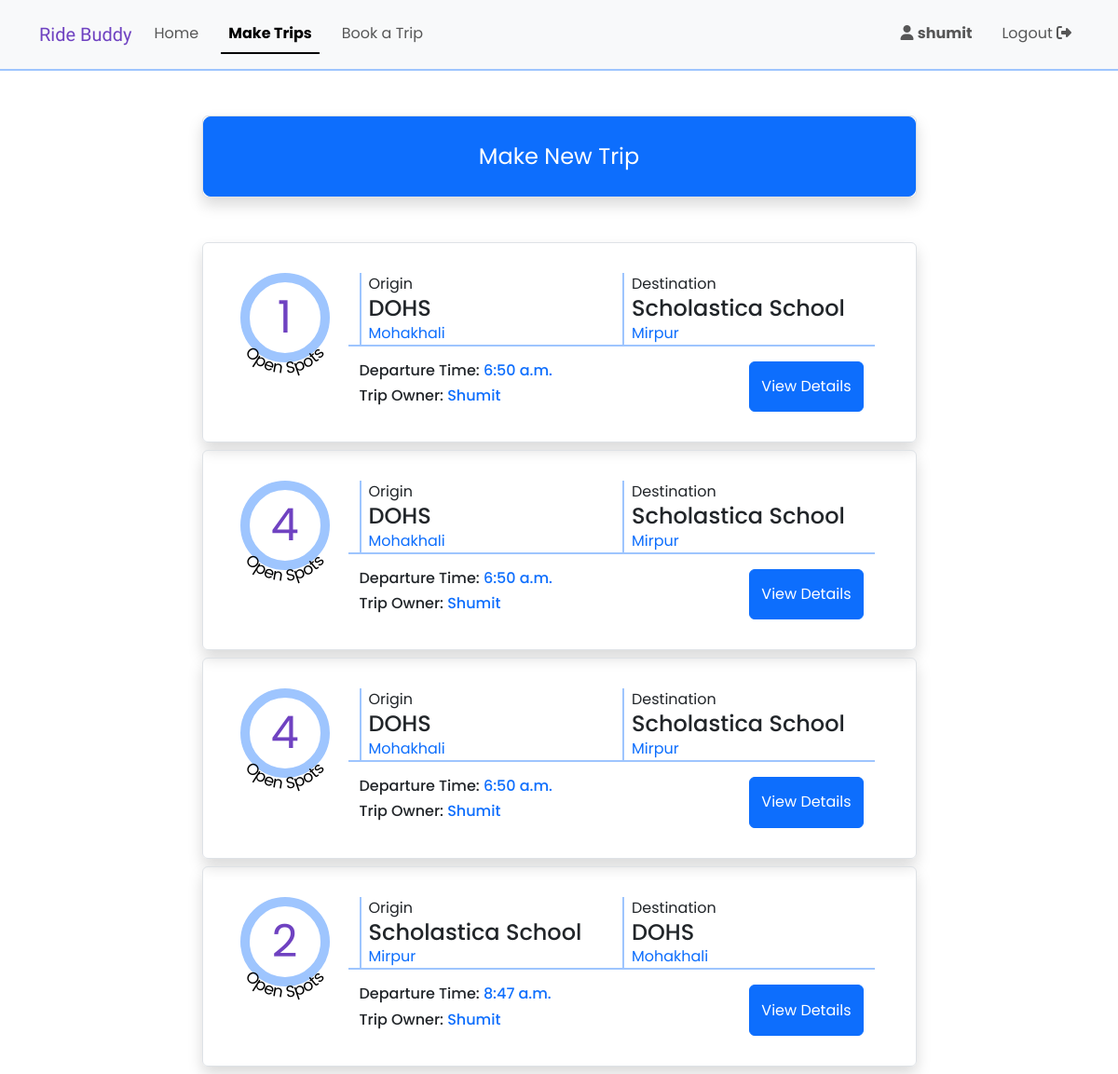
/make_trip (signed in), run on the app's committed database.
### RideSharing/models.py (models this page shows)
class User(AbstractUser):
    pass

class Trips(models.Model):
    origin = models.ForeignKey(Locations, on_delete = models.CASCADE, related_name = 'start_point')
    destination = models.ForeignKey(Locations, on_delete = models.CASCADE, related_name = 'end_point')
    description_text = models.TextField(null=True, blank=True)
    departure_time = models.TimeField()
    open_seats = models.IntegerField()
    valid_till = models.DateField()
    trip_owner = models.ForeignKey(User, on_delete = models.CASCADE)

class Locations(models.Model):
    LOCATION_TYPES = (
        ('school', 'School'),
        ('residential', 'Residential'),
    )
    location_area = models.CharField(max_length=200)
    location_name = models.CharField(max_length=200)
    embarcation_text = models.CharField(max_length=200)
    type = models.CharField(max_length=20, choices=LOCATION_TYPES)
    def __str__(self):
        return f"{self.location_area} - {self.location_name}"

### RideSharing/views.py (the view)
# urls.py: path("make_trip", views.make_trip, name="make_trip"),
@login_required(login_url ='/login')
def make_trip(request):
    active_user = get_object_or_404(User, pk = request.user.id)
    if request.method == "POST":
        new_trip_form = TripsForm(request.POST)
        if new_trip_form.is_valid():
            new_trip_form.cleaned_data["trip_owner"] = active_user
            TripsForm(new_trip_form.cleaned_data).save()
    inital_form = TripsForm(initial={
        'trip_owner' : active_user
    }).render("form_snippets/form.html")
    today = timezone.now().date()
    my_active_trips = Trips.objects.filter(valid_till__gte=today, trip_owner_id = request.user.id)
    my_active_trips_spots = addremaining_spots(my_active_trips)
    return render(request, "make_trip.html", {
        'trip_form': inital_form,
        'my_active_trips': my_active_trips_spots
    })

### RideSharing/utils.py (called while the page is built)
def find_remaining_spots(underlying_trip):
    total_approved_bookings = Spot_Bookings.objects.filter(trip = underlying_trip, approval_status = True).aggregate(Sum('spots_requested'))['spots_requested__sum']
    remaining_spots = underlying_trip.open_seats
    if total_approved_bookings:
        remaining_spots = underlying_trip.open_seats - total_approved_bookings
    return remaining_spots

def addremaining_spots(trips):
    trip_spot = []
    for trip in trips:
        open_spot = find_remaining_spots(trip)
        trip_spot.append({
            'trip': trip,
            'open_spot':open_spot
        })
    return trip_spot

### RideSharing/templates/component_snippets/navbar.html (shortened to what this page needs)
<nav class="navbar navbar-expand-lg bg-body-tertiary border-bottom border-2 border-primary-subtle py-sm-3">
    <div class="container-lg">
        <a class="navbar-brand" href="#" style="color: var(--bs-purple);">
            <span class="logo">
                Ride Buddy
            </span>
        </a>
        <div class="collapse navbar-collapse" id="navbarToggler">
            <ul class="navbar-nav nav-underline me-auto mb-2 mb-lg-0">
                <li class="nav-item">
                    <a class="nav-link" aria-current="page" href="/">Home</a>
                </li>
                <li class="nav-item">
                    <a class="nav-link" href="{% url 'make_trip' %}">Make Trips</a>
                </li>
                <li class="nav-item">
                    <a class="nav-link" href="{% url 'find_trip' %}">Book a Trip</a>
                </li>
            </ul>
            <ul class="navbar-nav nav-underline">
                {% if user.is_authenticated %}
                <li class="nav-item">
                    <a class="nav-link" href="{% url 'mypage' user_id=user.id %}">
                        <div class="position-relative">
                            <i class="fa-solid fa-user"></i>
                            <strong>
                                {{ user.username }}
                            </strong>
                        </div>
                    </a>
                </li>
                <li class="nav-item">
                    <a class="nav-link" href="{% url 'logout' %}">
                        Logout
                        <i class="fa-solid fa-right-from-bracket"></i>
                    </a>
                </li>
                {% endif %}
            </ul>
        </div>
    </div>
</nav>

### RideSharing/templates/component_snippets/trips_list.html (shortened to what this page needs)
{% for trip in trips %}
<div id="trips_box_{{trip.trip.id}}" class="border shadow boxes rounded w-100 mx-auto mb-2">
    <div class="d-flex justify-content-center">
        <div class="mx-2">
            <div style="position: relative;">
                <div class="border-primary-subtle open_seats_container d-flex justify-content-center align-items-center">
                    <div id="open_spots_{{trip.trip.id}}" style="color: var(--bs-purple);">
                        {{trip.open_spot}}
                    </div>
                    <svg viewBox="0 0 200 200" class="position-absolute" style="overflow:visible; z-index: 1; bottom: -12%; left: -6%; width: 112%; height: 112%;">
                        <text font-size="32" fill="black">
                            <textPath href="#textCircle" startOffset="50%" text-anchor="middle">
                                Open Spots
                            </textPath>
                        </text>
                    </svg>
                </div>
            </div>
        </div>
        <div class=" flex-fill px-4">
            <div class="row row-cols-1 gy-3 row-cols-sm-2 border-bottom border-primary-subtle border-2">
                {% include 'component_snippets/location_look.html' with location=trip.trip.origin type='Origin' %}
                {% include 'component_snippets/location_look.html' with location=trip.trip.destination type='Destination' %}
            </div>
            <div class="mt-3 d-sm-flex  justify-content-between">
                <div>
                    <h6>
                        Departure Time: <span class="text-primary">{{trip.trip.departure_time}}</span>
                    </h6>
                    <h6>
                        Trip Owner: <span class="text-primary">{{trip.trip.trip_owner|capfirst}}</span>
                    </h6>
                </div>
                <button class="btn btn-primary" type="button"
                    {% if booking_trips %}
                        onclick="handle_form_fetch(event, true)"
                    {% else %}
                        onclick="handle_form_fetch(event, false)"
                    {% endif %}
                    data-bs-toggle="collapse"
                    data-bs-target="#form_space_{{trip.trip.id}}"
                    data-targettripid="{{trip.trip.id}}"
                    aria-expanded="false">
                    {% if booking_trips %}
                        Book a Spot
                    {% else %}
                        View Details
                    {% endif %}
                </button>
            </div>
        </div>
    </div>
</div>
{% endfor %}

### RideSharing/templates/component_snippets/location_look.html
<div class="col">
    <div class="border-start border-2 border-primary-subtle ps-2">
    {{type}}
        <h4 class="mb-0">
            {{location.location_name}}
        </h4>
        <div class="text-primary">
            {{location.location_area}}
        </div>
    </div>
</div>

### RideSharing/static/styles.css (style rules this page uses)
.boxes { padding: 2rem; max-width: 767px; }
.open_seats_container { border-radius: 50%; border: 10px solid; width: 6rem; height: 6rem; font-size: 3rem; }

### RideSharing/templates/layout.html (style rules this page uses)
body { font-family: "Poppins", sans-serif; }
.logo { font-family: "Playwrite ES Deco", cursive; font-optical-sizing: auto; font-weight: 400; font-style: normal; }

### data on the page
User: username "shumit"
Trips: open_spot "1", type "Origin Destination", trip.departure_time "6:50 a.m.", trip.trip_owner "Shumit"
Locations: location_name "DOHS", location_area "Mohakhali"
Locations: location_name "Scholastica School", location_area "Mirpur"
Trips: open_spot "4", type "Origin Destination", trip.departure_time "6:50 a.m.", trip.trip_owner "Shumit"
Trips: open_spot "4", type "Origin Destination", trip.departure_time "6:50 a.m.", trip.trip_owner "Shumit"
Trips: open_spot "2", type "Origin Destination", trip.departure_time "8:47 a.m.", trip.trip_owner "Shumit"
